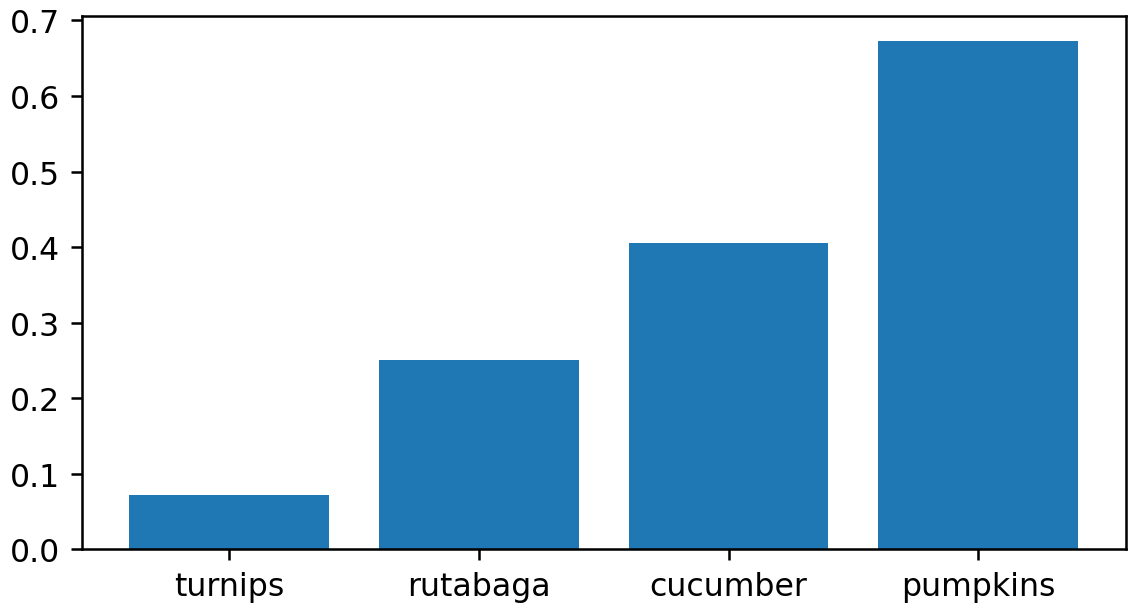

This chart was generated by the following Python code:
import matplotlib as mpl
import matplotlib.pyplot as plt
import numpy as np

fig, ax = plt.subplots(figsize=(5, 2.7), layout='constrained')
categories = ['turnips', 'rutabaga', 'cucumber', 'pumpkins']

ax.bar(categories, np.random.rand(len(categories)))

plt.show()
# plt.savefig("10-graphics_categories.png", dpi=227)
